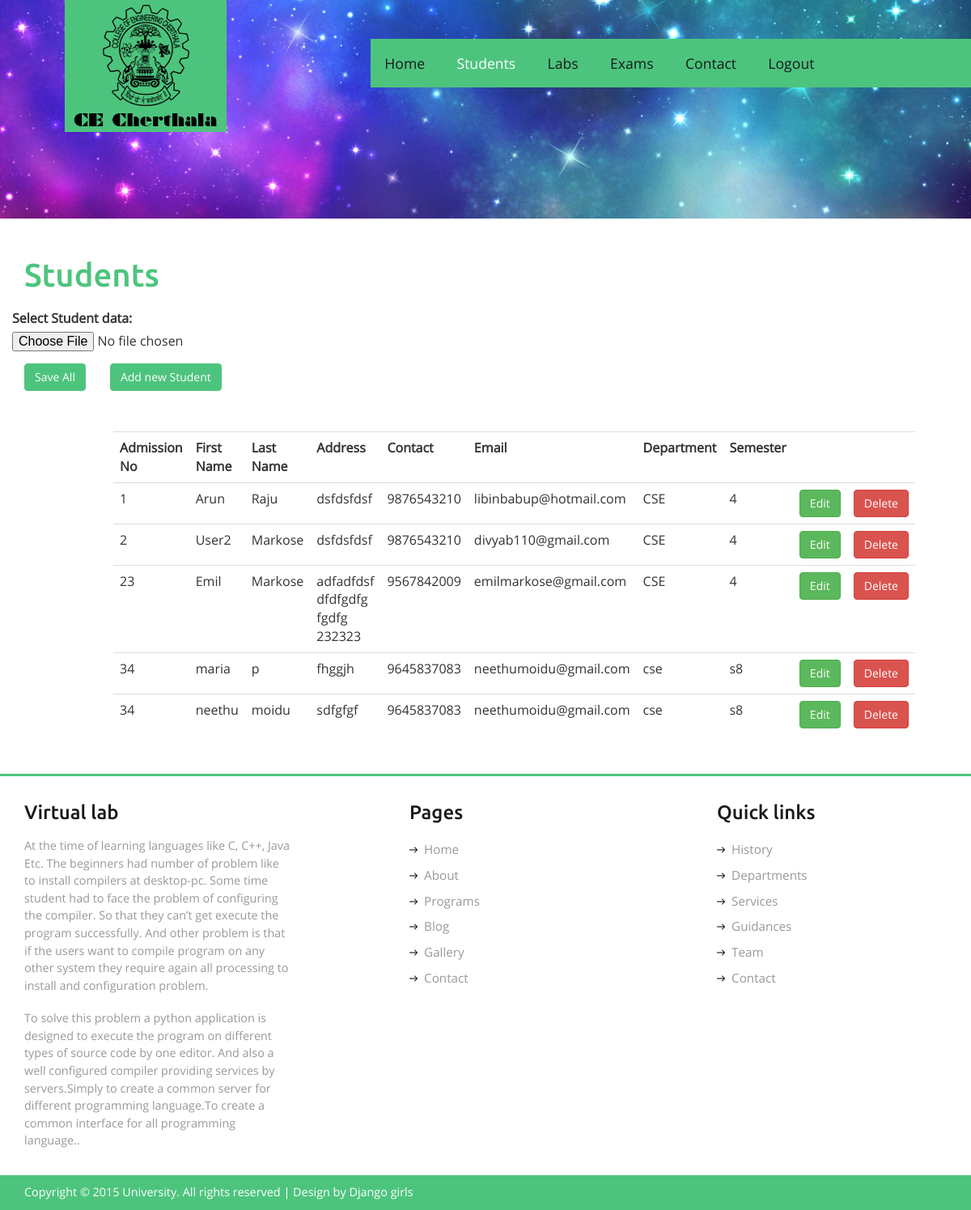
Page /Faculty/students on the committed database.
### codepadapp/models.py (models this page shows, shortened)
class Students(models.Model):
    loginid = models.ForeignKey(Login)
    admission_no = models.CharField(max_length=256)
    firstname = models.CharField(max_length=256)
    lastname = models.CharField(max_length=256)
    address = models.CharField(max_length=1024)
    contact = models.CharField(max_length=256)
    email = models.CharField(max_length=256)
    department = models.CharField(max_length=256)
    semester = models.CharField(max_length=256)

### codepadapp/faculty.py (the view)
# urls.py: url(r'^Student/runprogram/(?P<lab>\w+)/', students.runprogram, name='runprogram'),
def students(request):
    if request.method == 'POST':
        form = AddStudentsForm(request.POST, request.FILES)
        if form.is_valid():
            file = handle_uploaded_file(request.FILES['file'])
            records = pe.get_records(file_name=file)
            i = 0
            repeated = []
            students = map(lambda  s:int(s.admission_no), Students.objects.all())
            print(students)
            for record in records:
                admission_no = record['admissionno']
                if admission_no not in students:
                    login = Login()
                    username = record['firstname'].lower() + "_" + str(record['admissionno'])
                    password = helpers.generateRandomPassword()
                    login.username = username
                    login.password = password
                    login.type = 'student'
                    login.status = '1'
                    login.save()
                    tomail = record['email']
                    subject = 'Codepad Student account created'
                    message = 'Your codepad student account has been created. Please note the following credentials - Username : ' + username + ', Password : ' + password
                    helpers.sendEmail(tomail, subject, message)
                    student = Students()
                    student.loginid = login
                    student.admission_no = record['admissionno']
                    student.firstname = record['firstname']
                    student.lastname = record['lastname']
                    student.address = record['address']
                    student.contact = record['contact']
                    student.email = record['email']
                    student.department = record['department']
                    student.semester = record['semester']
                    student.save()
                    i += 1
                else:
                    repeated.append(admission_no)
            request.session['alert'] = str(i) + ' Student accounts created'
    else:
        form = AddStudentsForm()
    data = Students.objects.all()
    return render(request, 'Faculty/students.html', {'form': form, 'students': data})

### codepadapp/forms.py
class AddStudentsForm(forms.Form):
    file = forms.FileField(label='Select Student data')

### codepadapp/templates/Faculty/students.html (shortened to what this page needs)
<!DOCTYPE HTML>
<html>
<head>
    {% load staticfiles %}
<link href="{% static 'css/bootstrap.css' %}" rel='stylesheet' type='text/css' />
<link href="{% static 'css/style.css' %}" rel='stylesheet' type='text/css' />
</head>
<body>
<div class="banner2">
	 <div class="header">
			 <div class="logo">
				 <a href="../CodepadAdmin/index.html"><img src="{% static 'images/logo.jpg' %}" alt=""/></a>
			 </div>
			 <div class="top-menu">
				 <ul class="navig">
					 <li><a href="home">Home</a></li>
                     <li class="active"><a href="students">Students</a></li>
                     <li><a href="lab">Labs</a></li>
					 <li><a href="/Faculty/addexam">Exams</a></li>
					 <li><a href="contact">Contact</a></li>
					 <li><a href="logout">Logout</a></li>
				 </ul>
			 </div>
	 </div>
</div>
<div class="about-sec">
	 <div class="container">
		  <div class="about-head">
			<h2>Students</h2>
              <form method="post" action="" class="form-horizontal" enctype="multipart/form-data">
                <div class="form-group">
                    {{ form }}
                </div>
                  <div class="input-group">
                      <input type="submit" class="btn btn-primary" value="Save All">
                      <a href="/Faculty/newstudent" class="btn btn-primary" style="margin-left: 30px">Add new Student</a>
                  </div>
              </form>
              <div class="col-md-10 col-md-offset-1">
                  <table class="table">
                      <tr>
                          <th>Admission No</th>
                          <th>First Name</th>
                          <th>Last Name</th>
                          <th>Address</th>
                          <th>Contact</th>
                          <th>Email</th>
                          <th>Department</th>
                          <th>Semester</th>
                          <th></th>
                          <th></th>
                      </tr>
                      {% for student in students %}
                        <tr>
                            <td>{{ student.admission_no }}</td>
                            <td>{{ student.firstname }}</td>
                            <td>{{ student.lastname }}</td>
                            <td>{{ student.address }}</td>
                            <td>{{ student.contact }}</td>
                            <td>{{ student.email }}</td>
                            <td>{{ student.department }}</td>
                            <td>{{ student.semester }}</td>
                            <td>
                                <a href="/Faculty/editstudent/{{ student.pk }}" class="btn btn-success">Edit</a>
                            </td>
                            <td>
                                <a href="/Faculty/deletestudent/{{ student.pk }}" class="btn btn-danger">Delete</a>
                            </td>
                        </tr>
                      {% endfor %}
                  </table>
              </div>
          </div>
	</div>
</div>
<div class="footer">
	 <div class="container">
		 <div class="ftr-sec">
			 <div class="col-md-4 ftr-grid">
				 <h3>Virtual lab</h3>
				 <p>At the time of learning languages like C, C++, Java Etc. The beginners had number of
problem like to install compilers at desktop-pc. Some time student had to face the problem of
configuring the compiler. So that they can’t get execute the program successfully. And other
problem is that if the users want to compile program on any other system they require again all
processing to install and configuration problem.</p>
				 <p>To solve this problem a python application is
designed to execute the program on different types of source code by one editor. And also a
well configured compiler providing services by servers.Simply to create a common server for
different programming language.To create a common interface for all programming language..</p>
			 </div>
			 <div class="col-md-4 ftr-grid2">
				 <h3>Pages</h3>
				 <ul>
					 <li><a href="index.html"><span></span>Home</a></li>
					 <li><a href="about.html"><span></span>About</a></li>
					 <li><a href="program.html"><span></span>Programs</a></li>
					 <li><a href="blog.html"><span></span>Blog</a></li>
					 <li><a href="gallery.html"><span></span>Gallery</a></li>
					 <li><a href="contact.html"><span></span>Contact</a></li>
				 </ul>
			 </div>
			 <div class="col-md-4 ftr-grid3">
				 <h3>Quick links</h3>
				 <ul>
					 <li><a href="about.html"><span></span>History</a></li>
					 <li><a href="about.html"><span></span>Departments</a></li>
					 <li><a href="gallery.html"><span></span>Services</a></li>
					 <li><a href="blog.html"><span></span>Guidances</a></li>
					 <li><a href="about.html"><span></span>Team</a></li>
					 <li><a href="contact.html"><span></span>Contact</a></li>
				 </ul>
			 </div>
			 <div class="clearfix"></div>
		 </div>
	 </div>
</div>
<div class="copywrite">
	 <div class="container">
		 <p>Copyright © 2015 University. All rights reserved | Design by Django girls</p>
	 </div>
</div>
</body>
</html>

### codepadapp/static/css/style.css (style rules this page uses)
h4, h5, h6, h1, h2, h3 { margin: 0; }
ul, ol { margin: 0; padding:0; }
p { margin: 0; }
html, body { font-family: 'OpenSans-Regular'; font-size: 100%; background: #ffffff; }
body a { transition:0.5s all; -webkit-transition:0.5s all; -moz-transition:0.5s all; -o-transition:0.5s all; -ms-transition:0.5s all; }
.logo { float:left; margin-left:5em; }
.top-menu { float:right; background: #4dc47d; margin: 3em 0 0 0; padding:0 11em 0 0em; }
.top-menu ul li { display:inline-block; }
.top-menu ul li a { display:block; color:#181a1b; font-size:1.1em; padding:1em 1em; text-decoration:none; }
.top-menu ul li.active a,.top-menu ul li a:hover { color:#fff; }
.footer { padding:2em 0; border-top:3px solid #4dc47d; }
.ftr-grid { padding:0 3em 0 0; }
.ftr-grid h3,.ftr-grid2 h3,.ftr-grid3 h3 { font-family: 'Ubuntu-Medium'; font-size: 1.5em; color: #181a1b; margin-bottom: 0.7em; }
.ftr-grid p { line-height: 1.5em; color: #999; font-size: 0.9em; }
.ftr-grid p:nth-child(3) { padding-top:1.3em; }
.ftr-grid2,.ftr-grid3 { padding-left: 6em; }
.ftr-grid2 ul li,.ftr-grid3 ul li { display:block; }
.ftr-grid2 ul li a,.ftr-grid3 ul li a { display:block; padding:5px 0; color: #999; font-size: 0.95em; }
.ftr-grid2 ul li a span,.ftr-grid3 ul li a span { width: 12px; height: 10px; display: inline-block; background: url(../images/awr.png) no-repeat 0px 0px; margin-right: 0.4em; }
.copywrite { background:#4dc47d; padding:0.7em; }
.copywrite p { color: #fff; font-size: 0.9em; text-align: left; }
.banner2 { background:url(../images/banner.jpg) no-repeat; background-size:cover; min-height:270px; }
.about-sec { padding:3em 0; }
.about-head h2,.gallery h2,.main-head-section h2,.blog-head h2,h2.top { font-family: 'Ubuntu-Medium'; font-size: 2.5em; margin-bottom: 0.5em; color: #4dc47d; }
.table { margin-bottom: 0; }
.btn-primary { background:#4dc47d; border-color: #4dc47d; color: #fff; }

### rows in the picture
Students: admission_no "1", firstname "Arun", lastname "Raju", address "dsfdsfdsf", contact "9876543210", email "libinbabup@hotmail.com", department "CSE", semester "4"
Students: admission_no "2", firstname "User2", lastname "Markose", address "dsfdsfdsf", contact "9876543210", email "divyab110@gmail.com", department "CSE", semester "4"
Students: admission_no "23", firstname "Emil", lastname "Markose", address "adfadfdsf dfdfgdfg fgdfg 232323", contact "9567842009", email "emilmarkose@gmail.com", department "CSE", semester "4"
Students: admission_no "34", firstname "maria", lastname "p", address "fhggjh", contact "9645837083", email "neethumoidu@gmail.com", department "cse", semester "s8"
Students: admission_no "34", firstname "neethu", lastname "moidu", address "sdfgfgf", contact "9645837083", email "neethumoidu@gmail.com", department "cse", semester "s8"
